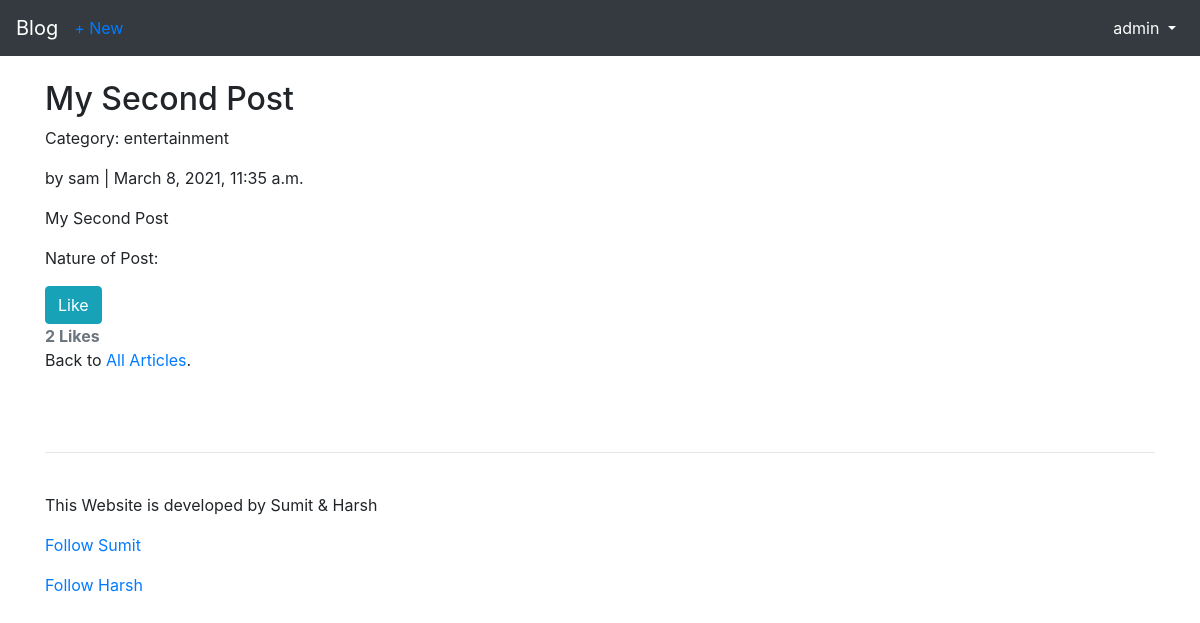
The app's page /articles/2/ (signed in) with its own data.
### users/models.py (models this page shows)
class CustomUser(AbstractUser):
    age = models.PositiveIntegerField(null = True,blank = True)

### articles/models.py (models this page shows, shortened)
class Article(models.Model):
    title = models.CharField(max_length=255)
    body = RichTextField(blank = True, null =True)
    date = models.DateTimeField(auto_now_add = True)
    author = models.ForeignKey(get_user_model(),on_delete=models.CASCADE,)
    likes = models.ManyToManyField(get_user_model(), related_name='article_articles')
    category = models.ForeignKey(Category, on_delete=models.CASCADE)
    def number_of_likes(self):
    	return self.likes.count()

class Category(models.Model):
    name = models.CharField(max_length=255)
    def __str__(self):
        return self.name

### articles/views.py (the view)
# urls.py: path('<int:pk>/',ArticleDetailView.as_view(),name = 'article_detail'),
class ArticleDetailView(LoginRequiredMixin,DetailView):
    model = Article
    template_name = 'article_detail.html'
    login_url = 'login'
    def get_context_data(self, **kwargs):
        cleanr = re.compile('<.*?>')
        ml = MonkeyLearn('3f5c2d1c62cfd67d36c38b31500b6d3f93fa9d9c')
        model_id = 'cl_pi3C7JiL'
        data = super().get_context_data(**kwargs)
        likes_connected = get_object_or_404(Article, id=self.kwargs['pk'])
        body = [re.sub(cleanr, '', likes_connected.body)]
        response = ml.classifiers.classify(model_id, body)
        liked = False
        if likes_connected.likes.filter(id=self.request.user.id).exists():
            liked = True
        data['number_of_likes'] = likes_connected.number_of_likes()
        data['post_is_liked'] = liked
        data['sentimentalAnanlysis'] = response.body[0]['classifications'][0]['tag_name']
        return data

### templates/article_detail.html (shortened to what this page needs)
{% extends 'base.html' %}
{% block content %}
    <div class="article-entry">
        <h2>{{ object.title }}</h2>
        <p>Category: {{ object.category }}</p>
        <p>by {{ object.author }} | {{ object.date }}</p>
        <p>{{ object.body|safe }}</p>
        <p>Nature of Post: {{ sentimentalAnanlysis }}
    </div>
{% if user.is_authenticated %}
  <form action="{% url 'article_like' article.pk %}" method="POST">
    {% if post_is_liked %}
    <button type="submit" name="article_id" value="{{article.id}}" class="btn btn-info">Unlike</button>
    {% else %}
    <button type="submit" name="article_id" value="{{article.id}}" class="btn btn-info">Like</button>
    {% endif %}
  </form>
{% else %}
  <a class="btn btn-outline-info" href="{% url 'login' %}?next={{request.path}}">Log in to like this article!</a><br>
{% endif %}
<strong class="text-secondary">{{ number_of_likes }} Like{{ number_of_likes|pluralize }}</strong>
 <p>Back to <a href="{% url 'article_list' %}">All Articles</a>.</p>
    <br/><br/>
    <hr>
    <br/>
{% endblock content %}

### templates/base.html (shortened to what this page needs)
<!DOCTYPE html>
<html>
    <head>
        <link rel="stylesheet" href="https://stackpath.bootstrapcdn.com/bootstrap/4.5.0/css/bootstrap.min.css">
    </head>
    <body>
        <nav class="navbar navbar-expand-md navbar-dark bg-dark mb- ">
            <a class="navbar-brand" href="{% url 'home' %}">Blog</a>
            {% if user.is_authenticated %}
                <ul class="navbar-nav mr-auto">
                    <li class="nav-item"><a href="{% url 'article_new' %}">+ New</a></li>
                </ul>
            {% endif %}
            <div class="collapse navbar-collapse" id="navbarCollapse">
                {% if user.is_authenticated %}
                   <ul class="navbar-nav ml-auto">
                        <li class="nav-item active  ">
                            <a class="nav-link dropdown-toggle" href="#" id="userMenu"
                                data-toggle="dropdown" aria-haspopup="true"
                                aria-expanded="false">
                                {{ user.username }}
                            </a>
                            </li>
                            </ul>
                        {% endif %}
                    </div>
            </nav>
            <br />
        <div class="container">
        {% block content %}
        {% endblock content %}
        </div>
        <div>
            <footer class="container">
                <p>This Website is developed by Sumit & Harsh</p>
                <p><a href="https://github.com/Sumit112192" target="_blank">Follow Sumit</a></p>
                <p><a href="https://github.com/harsh16coder" target="_blank">Follow Harsh</a></p>
            </footer>
        </div>
    </body>
</html>

### records on screen
CustomUser: username "admin"
Article: title "My Second Post", category "entertainment", author "sam", date "March 8, 2021, 11:35 a.m.", body "My Second Post"

### other values on screen
{{ number_of_likes }} "2"
